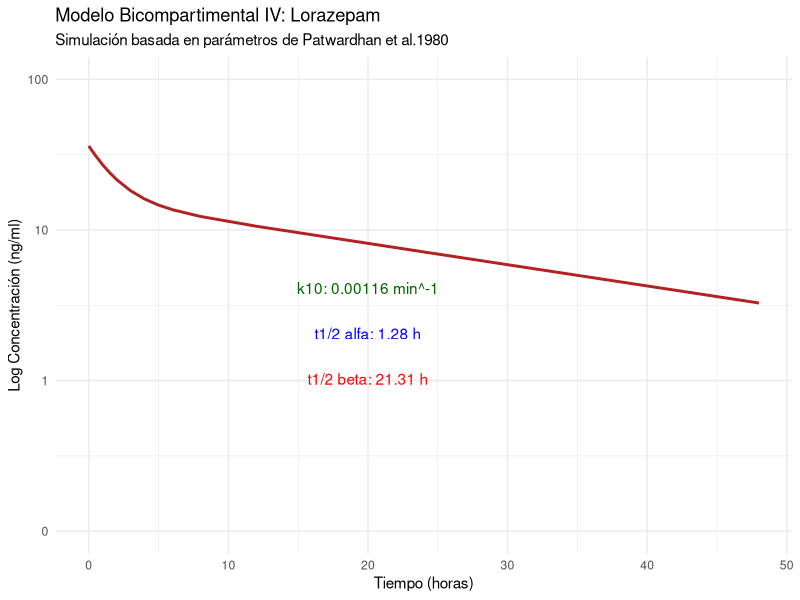

Source code (R):
library("ggplot2")
#ESTOY CONSIDERANDO UN PESO DE 70 KG PARA PODER CALCULAR A Y B, SIN EMBARGO LAS UNIDADES L/KG O ML/KG SON 
#FUNDAMENTALES AL MOMENTO DE CALCULAR LA K10 Y POR ENDE K12 Y K21.
#LA UNICA MANERA DE QUITAR EL PESO ES USANDO VARIABLES NORMALIZADAS, POR EJEMPLO DOSIS ABSOLUTA 2MG Y DOSIS
#NORMALIZADA 2MG/PESO(KG), ASÍ DIVIDIRÍA PARA CALCULAR A Y B: dosis_ng_kg/v1_ml_kg
#Esto ultimo serviría si nos dieran una dosis por kg (mg o ng/kg)

dosis <- 2000000   # 2 mg en ng
v1_l_kg <- 0.79     # L/kg
cl_ml_min_kg <- 0.92 # ml/min/kg
t12_alpha_h <- 1.28
t12_beta_h <-  21.31

v1_ml_kg <- v1_l_kg * 1000
v1_ml <- v1_ml_kg * 70

t12_alpha_min <- t12_alpha_h * 60
t12_beta_min <- t12_beta_h * 60  
alpha <- log(2) / t12_alpha_min
beta <- log(2) / t12_beta_min

k10 <- cl_ml_min_kg / (v1_ml_kg) 
k21 <- (alpha * beta) / k10
k12 <- alpha + beta - k21 - k10
A <- (dosis / v1_ml) * ((alpha - k21) / (alpha - beta))
B <- (dosis / v1_ml) * ((k21 - beta) / (alpha - beta))

modelo_bicomp <- function(t_min) {
  # Concentración = A*exp(-alpha*t) + B*exp(-beta*t)
  cp <- (A * exp(-alpha * t_min)) + (B * exp(-beta * t_min))
  return(cp)
}

tiempos_min <- c(0, 5, 10, 15, 30, 60, 90, 120, 180, 240, 300, 360, 480, 720, 1440, 1920, 2880)
concentraciones <- modelo_bicomp(tiempos_min)

df_sim <- data.frame(
  Tiempo_h = tiempos_min / 60,
  Concentracion_ng_ml = concentraciones
)

ggplot(df_sim, aes(x = Tiempo_h, y = Concentracion_ng_ml)) +
  geom_line(color = "firebrick", linewidth = 1) +
  scale_y_log10(
    limits = c(0.1, 100),                # Define el rango (0.1 actúa como "piso")
    breaks = c(0.1, 1, 10, 100),         # Define las marcas visibles
    labels = c("0", "1", "10", "100")    # Etiqueta el 0.1 como "0" visualmente
  ) + # Escala logarítmica para ver las dos fases (alfa y beta)
  labs(
    title = "Modelo Bicompartimental IV: Lorazepam",
    subtitle = "Simulación basada en parámetros de Patwardhan et al.1980",
    x = "Tiempo (horas)",
    y = "Log Concentración (ng/ml)"
  ) +
  theme_minimal() +
  annotate("text", x = 20, y = A*0.2, label = paste("k10:", round(k10, 5), "min^-1"), color = "darkgreen") +
  annotate("text", x = 20, y = A*0.1, label = paste("t1/2 alfa:", t12_alpha_h, "h"), color = "blue") +
  annotate("text", x = 20, y = A*0.05, label = paste("t1/2 beta:", t12_beta_h, "h"), color = "red")

df_sim
